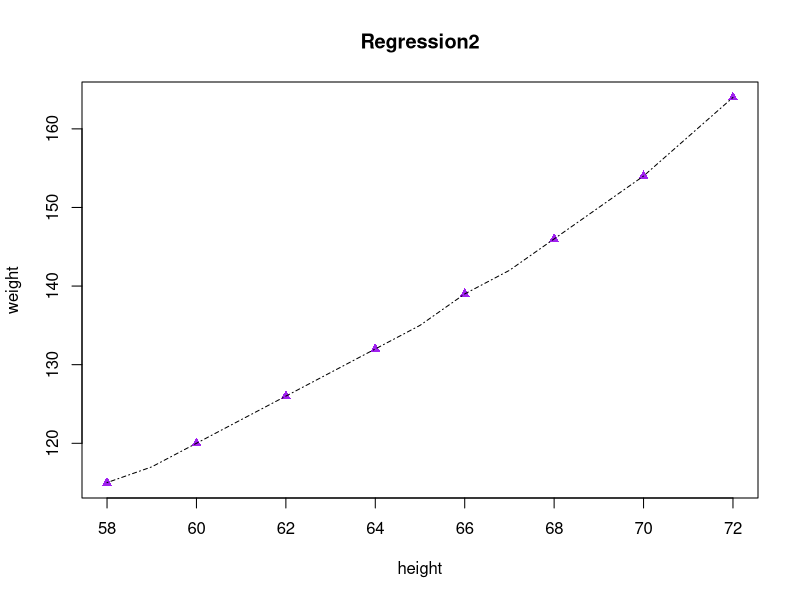
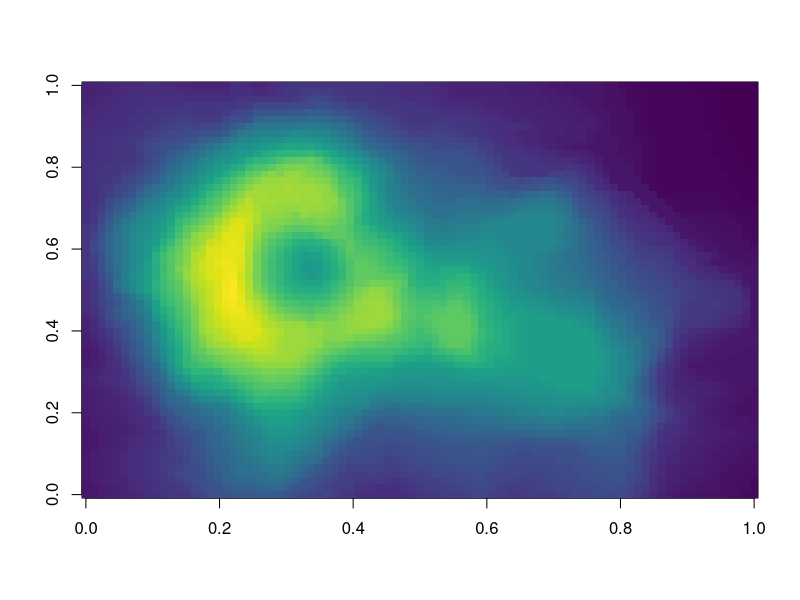
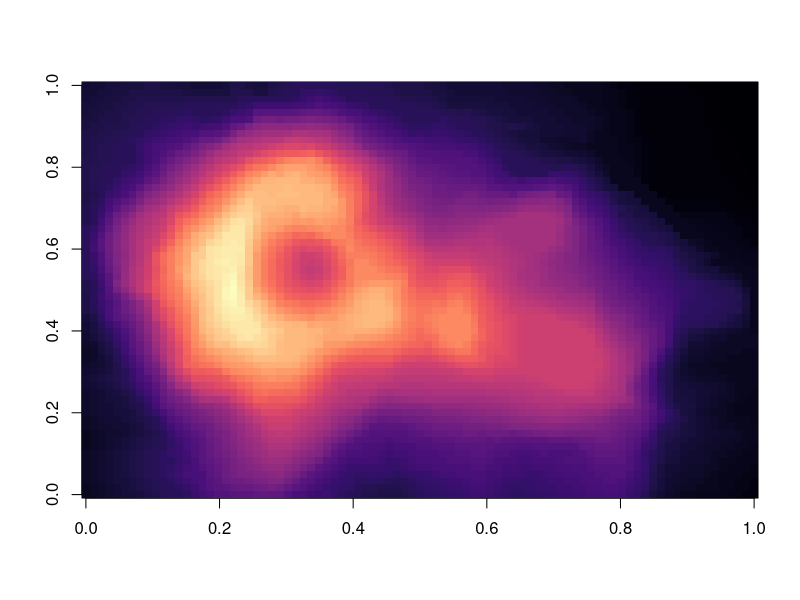

Generate these figures, in order, with R:
## ---- chunk 1
library(viridis)
## ---- chunk 2
fit2 <- lm(weight~height + I(height^2),data = women)
fit2
summary(fit2)

plot(women$height, women$weight,
     xlab = "height",
     ylab = "weight",
     main = "Regression2",
     col = c("purple","white"),
     pch = 17
     )
lines(women$height, women$weight,lty = 10)

## ---- chunk 3
image(volcano, col = viridis(200))
## ---- chunk 4
image(volcano, col = viridis(200, option = "A"))
